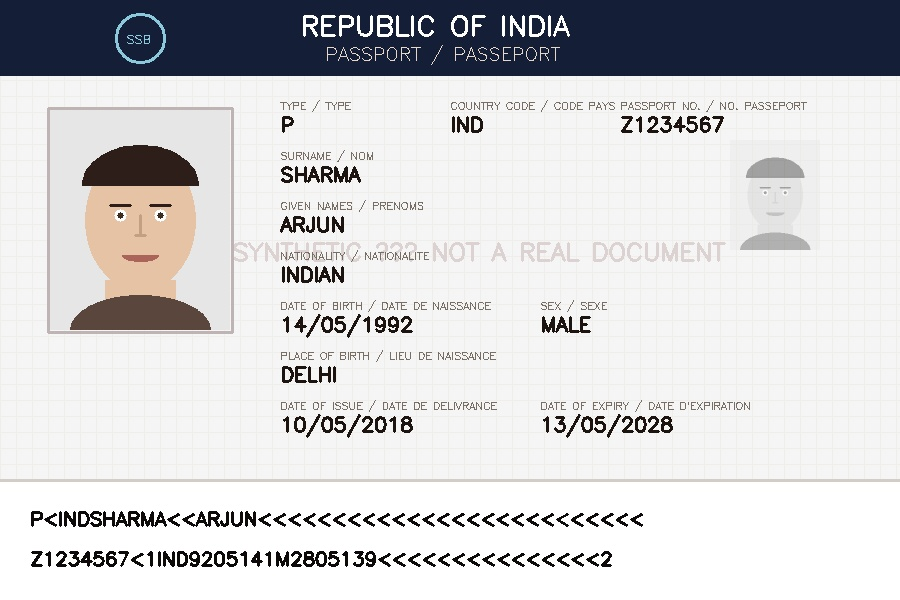
#> input picture data/genuine/case01_genuine_arjun.jpg, 900 x 600 px
$ python test_ocr_optimization_candidates.py
#> lines starting #> are read from the running program, lines starting #| are printed output that depends on the picture
"""
Benchmark OCR Optimization Candidates:
Evaluates execution speed and extraction accuracy across test cases.
Checks:
- Candidate 0: Baseline (Phase 3 currently in production: sharpened + full image_to_data + second MRZ pass)
- Candidate 1: Single Pass Raw Gray PSM 6 + No DAWGs
- Candidate 2: Single Pass Raw Gray PSM 3 + No DAWGs
- Candidate 3: Two-Crop: MRZ Crop (bottom 30%, PSM 6, whitelist, no DAWGs) + VIZ Crop (top 72%, PSM 6, no DAWGs)
- Candidate 4: Scaled Two-Crop: MRZ Crop + VIZ Crop with optimal downscale
- Candidate 5: Single Pass with Bounded Dim (800px vs 1000px vs 1200px)
"""

import os
import sys
import time
import cv2
import numpy as np
import pytesseract
import re
from typing import Dict, Any, List, Tuple

PROJECT_ROOT = os.path.abspath(os.path.join(os.path.dirname(__file__), ".."))
if PROJECT_ROOT not in sys.path:
    sys.path.insert(0, PROJECT_ROOT)

from ai.mrz.mrz_parser import MRZParser

TEST_DOCS = [
    ("Case01", os.path.join(PROJECT_ROOT, "data/genuine/case01_genuine_arjun.jpg"), "PASSPORT"),
    ("Case02", os.path.join(PROJECT_ROOT, "data/tampered/case02_expired_ravi.jpg"), "PASSPORT"),
    ("Case03", os.path.join(PROJECT_ROOT, "data/tampered/case03_tampered_dob.jpg"), "PASSPORT"),
    ("Case06", os.path.join(PROJECT_ROOT, "data/genuine/case06_multi_identity.jpg"), "PASSPORT"),
    ("Visa001", os.path.join(PROJECT_ROOT, "data/reference/visas/PERSON-001_visa_ref.jpg"), "VISA"),
    ("Visa002", os.path.join(PROJECT_ROOT, "data/reference/visas/PERSON-002_visa_ref.jpg"), "VISA"),
]

# [100 lines left out: function extract_fields_from_tokens, not called in this run]


def run_candidate_0_baseline(cv_img: np.ndarray) -> Tuple[float, Dict[str, Any], List[str]]:
    """Phase 3 Production Baseline: Sharpened + Full image_to_data + MRZ fallback"""
    t0 = time.perf_counter()
    gray = cv2.cvtColor(cv_img, cv2.COLOR_BGR2GRAY)
    gaussian = cv2.GaussianBlur(gray, (0, 0), 2.0)
    sharpened = cv2.addWeighted(gray, 1.5, gaussian, -0.5, 0)
    data = pytesseract.image_to_data(sharpened, output_type=pytesseract.Output.DICT)

    n_boxes = len(data['text'])
    line_collector = {}
    for i in range(n_boxes):
        text = data['text'][i].strip()
        conf = float(data['conf'][i])
        if text and conf > 15:
            block_num = data['block_num'][i]
            par_num = data['par_num'][i]
            line_num = data['line_num'][i]
            x, y, w, h = data['left'][i], data['top'][i], data['width'][i], data['height'][i]
            poly = [[x, y], [x + w, y], [x + w, y + h], [x, y + h]]
            line_key = (block_num, par_num, line_num)
            line_collector.setdefault(line_key, []).append({
                "text": text, "conf": conf / 100.0, "box": poly, "x": x, "y": y
            })

    sorted_keys = sorted(line_collector.keys(), key=lambda k: min(t["y"] for t in line_collector[k]))
    raw_items = []
    for l_key in sorted_keys:
        tokens = sorted(line_collector[l_key], key=lambda t: t["x"])
        joined_text = " ".join(t["text"] for t in tokens)
        avg_conf = sum(t["conf"] for t in tokens) / len(tokens)
        min_x = min(t["box"][0][0] for t in tokens)
        min_y = min(t["box"][0][1] for t in tokens)
        max_x = max(t["box"][1][0] for t in tokens)
        max_y = max(t["box"][2][1] for t in tokens)
        raw_items.append({
            "text": joined_text,
            "confidence": round(avg_conf, 4),
            "box": [[min_x, min_y], [max_x, min_y], [max_x, max_y], [min_x, max_y]]
        })

    fields, mrz_lines = extract_fields_from_tokens(raw_items)

    # Baseline second pass if mrz_lines < 2
    if len(mrz_lines) < 2:
        ih, iw = cv_img.shape[:2]
        mrz_crop = cv_img[int(ih * 0.70):, :]
        gray_crop = cv2.cvtColor(mrz_crop, cv2.COLOR_BGR2GRAY)
        crop_txt = pytesseract.image_to_string(
            gray_crop,
            config="--psm 6 -c tessedit_char_whitelist=ABCDEFGHIJKLMNOPQRSTUVWXYZ0123456789<"
        )
        for line in crop_txt.splitlines():
            clean_l = line.strip().upper().replace(" ", "")
            if ("<" in clean_l or clean_l.startswith("P")) and len(clean_l) >= 20:
                if clean_l not in mrz_lines:
                    mrz_lines.append(clean_l)

    dt = time.perf_counter() - t0
    return dt, fields, mrz_lines


# [97 lines left out: functions run_candidate_1_single_pass_psm6, run_candidate_3_geometry_two_crop, not called in this run]


def benchmark_all():
    print("=" * 80)
    print("SATYASCAN OCR OPTIMIZATION BENCHMARK MATRIX")
    print("=" * 80)

    candidates = [
        ("Candidate 0: Baseline (Sharpened + PSM 3 + Fallback)", run_candidate_0_baseline),
        ("Candidate 1: Single Pass Raw Gray (PSM 6, No DAWGs)", run_candidate_1_single_pass_psm6),
        ("Candidate 3: Geometry Two-Crop (MRZ Whitelist + VIZ PSM 6)", run_candidate_3_geometry_two_crop),
    ]

    for doc_name, doc_path, doc_type in TEST_DOCS:
        if not os.path.exists(doc_path):
            continue
        print(f"\n--- Testing Document: {doc_name} ({doc_type}) ---")
        img = cv2.imread(doc_path)
#> img is the input picture: shape (600, 900, 3); mean B, G, R 209.6, 207.8, 207.8

        for cand_name, fn in candidates:
            # Run 2 iterations to ensure warm timing
            fn(img)
            dt, fields, mrz_lines = fn(img)

            # Count populated fields
            valid_fields = {k: v["value"] for k, v in fields.items() if v}
            mrz_parsed = False
            if len(mrz_lines) >= 2:
                parsed = MRZParser.parse_td3(mrz_lines[-2], mrz_lines[-1])
                mrz_parsed = parsed.get("parsed", False)

            print(f"  [{cand_name[:25]:25s}] Time: {dt*1000:6.1f}ms | Fields: {len(valid_fields)}/8 | MRZ: {len(mrz_lines)} lines (parsed={mrz_parsed})")
            if "Case01" in doc_name:
                print(f"       Extracted: PassNo={valid_fields.get('passport_number')} | Name={valid_fields.get('full_name')} | DOB={valid_fields.get('date_of_birth')} | Exp={valid_fields.get('date_of_expiry')}")
            elif "Case03" in doc_name:
                print(f"       Extracted: PassNo={valid_fields.get('passport_number')} | VIZ DOB={valid_fields.get('date_of_birth')}")
#> this loop made 1 pass
#> pass 1, in run_candidate_0_baseline, `gray = cv2.cvtColor(cv_img, cv2.COLOR_BGR2GRAY)`:
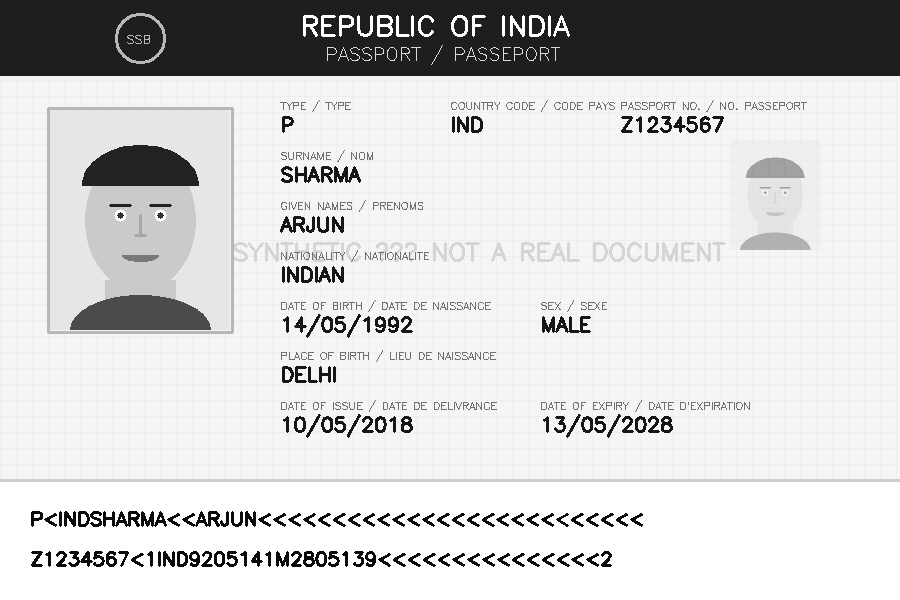
#> gray: shape (600, 900); min 3, max 255, mean 208.1
#> pass 1, in run_candidate_0_baseline, `gaussian = cv2.GaussianBlur(gray, (0, 0), 2.0)`:
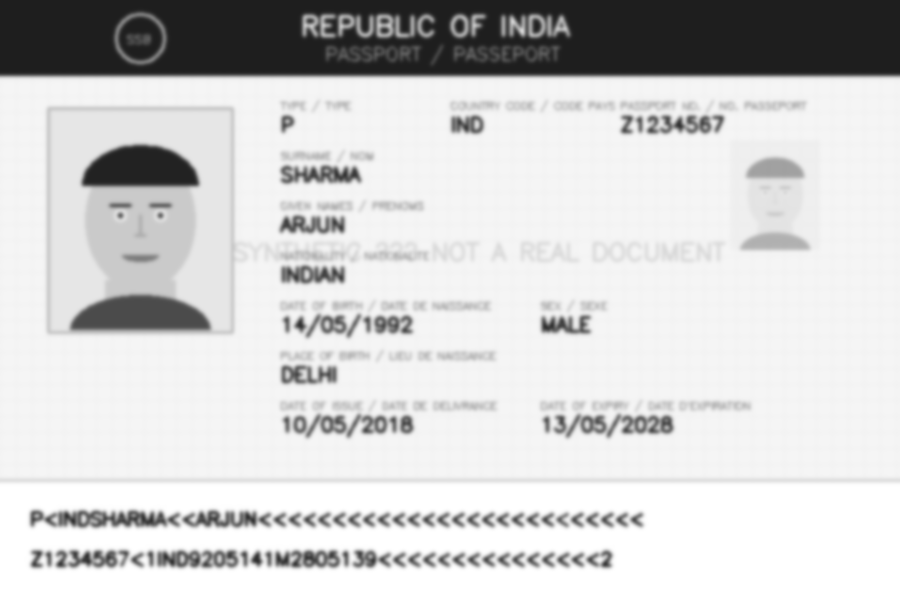
#> gaussian: shape (600, 900); min 30, max 255, mean 208.1

if __name__ == "__main__":
    benchmark_all()
#> (the call stopped at in run_candidate_0_baseline, `data = pytesseract.image_to_data(sharpened, output_type=pytesseract.Ou..`: pytesseract is not available in this run)
